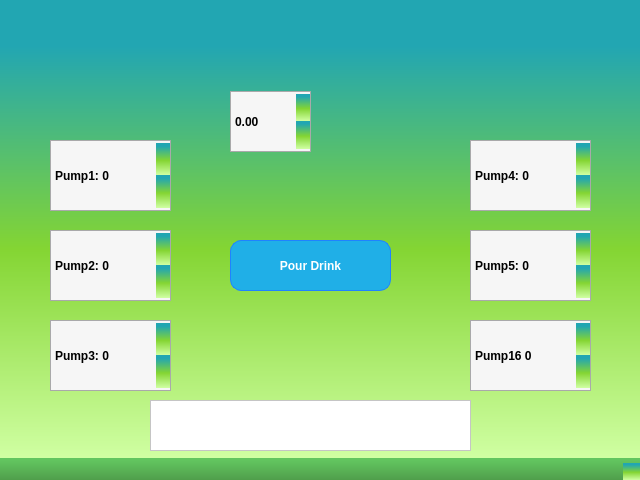
<?xml version="1.0" encoding="UTF-8"?>
<ui version="4.0">
 <class>MainWindow</class>
 <widget class="QMainWindow" name="MainWindow">
  <property name="geometry">
   <rect>
    <x>0</x>
    <y>0</y>
    <width>640</width>
    <height>480</height>
   </rect>
  </property>
  <property name="windowTitle">
   <string>MainWindow</string>
  </property>
  <property name="styleSheet">
   <string notr="true">/*Copyright (c) DevSec Studio. All rights reserved.

MIT License

Permission is hereby granted, free of charge, to any person obtaining a copy
of this software and associated documentation files (the &quot;Software&quot;), to deal
in the Software without restriction, including without limitation the rights
to use, copy, modify, merge, publish, distribute, sublicense, and/or sell
copies of the Software, and to permit persons to whom the Software is
furnished to do so, subject to the following conditions:

The above copyright notice and this permission notice shall be included in all
copies or substantial portions of the Software.

THE SOFTWARE IS PROVIDED *AS IS*, WITHOUT WARRANTY OF ANY KIND, EXPRESS OR
IMPLIED, INCLUDING BUT NOT LIMITED TO THE WARRANTIES OF MERCHANTABILITY,
FITNESS FOR A PARTICULAR PURPOSE AND NONINFRINGEMENT. IN NO EVENT SHALL THE
AUTHORS OR COPYRIGHT HOLDERS BE LIABLE FOR ANY CLAIM, DAMAGES OR OTHER
LIABILITY, WHETHER IN AN ACTION OF CONTRACT, TORT OR OTHERWISE, ARISING FROM,
OUT OF OR IN CONNECTION WITH THE SOFTWARE OR THE USE OR OTHER DEALINGS IN THE
SOFTWARE.
*/

/*-----QWidget-----*/
QWidget
{
	background-color: qlineargradient(spread:repeat, x1:1, y1:0, x2:1, y2:1, stop:0.100962 rgba(34, 166, 178, 255),stop:0.543269 rgba(132, 213, 51, 255),stop:1 rgba(208, 255, 163, 255));
	color: #ffffff;
	font-weight: bold;
	border-color: #051a39;
	selection-background-color: #3b7e48;

}


/*-----QLabel-----*/
QLabel
{
	background-color: transparent;
	color: #ffffff;

}


QLabel::disabled
{
	background-color: transparent;
	color: #656565;

}


/*-----QMenuBar-----*/
QMenuBar
{
	background-color: qlineargradient(spread:repeat, x1:1, y1:0, x2:1, y2:1, stop:0.100962 rgba(34, 166, 178, 255),stop:1 rgba(24, 123, 132, 255));
	color: #ffffff;
	border-color: #051a39;

}


QMenuBar::disabled
{
	background-color: #404040;
	color: #656565;
	border-color: #051a39;

}


QMenuBar::item
{
    background-color: transparent;

}


QMenuBar::item:selected
{
    background-color: #5ab8a0;
    border: 1px solid #41cd52;

}


QMenuBar::item:pressed
{
    background-color: #3e7f6e;
    border: 1px solid #5ab8a0;
    margin-bottom: -1px;
    padding-bottom: 1px;

}


/*-----QMenu-----*/
QMenu
{
    background-color: #1f2b2b;
    border: 1px solid;
    color: #ffffff;

}


QMenu::separator
{
    height: 1px;
    background-color: #22af00;
    color: #ffffff;
    padding-left: 4px;
    margin-left: 10px;
    margin-right: 5px;

}


QMenu::item
{
    min-width : 150px;
    padding: 3px 20px 3px 20px;

}


QMenu::item:selected
{
    background-color: #22a6b2;
    color: #ffffff;

}


QMenu::item:disabled
{
    color: #262626;

}


/*-----QToolTip-----*/
QToolTip
{
	border : 1px solid #000000;
	background-color: #26264f;
	color: #ffffff;
	border-color: #051a39;

}


/*-----QPushButton-----*/
QPushButton
{
	background-color: #20afe7;
	color: #ffffff;
	border-style: solid;
	border-width: 1px;
	border-radius: 11px;
	border-color: #2082ff;
	padding: 5px;

}


QPushButton::disabled
{
	background-color: #404040;
	color: #656565;
	border-color: #051a39;

}


QPushButton::hover
{
	background-color: #33bdff;
	color: #ffffff;
	border-style: solid;
	border-width: 1px;
	border-radius: 11px;
	border-color: #2082ff;
	padding: 5px;

}


QPushButton::pressed
{
	background-color: #2082ff;
	color: #ffffff;
	border-style: solid;
	border-width: 1px;
	border-radius: 11px;
	border-color: #2082ff;
	padding: 5px;

}


/*-----QToolButton-----*/
QToolButton
{
	background-color: #20afe7;
	color: #ffffff;
	border-style: solid;
	border-width: 1px;
	border-radius: 11px;
	border-color: #2082ff;
	padding: 5px;

}


QToolButton::disabled
{
	background-color: #404040;
	color: #656565;
	border-color: #051a39;

}


QToolButton::hover
{
	background-color: #33bdff;
	color: #ffffff;
	border-style: solid;
	border-width: 1px;
	border-radius: 11px;
	border-color: #2082ff;
	padding: 5px;

}


QToolButton::pressed
{
	background-color: #2082ff;
	color: #ffffff;
	border-style: solid;
	border-width: 1px;
	border-radius: 11px;
	border-color: #2082ff;
	padding: 5px;

}


/*-----QComboBox-----*/
QComboBox
{
    background-color: #a9a9aa;
    border: 1px solid;
    padding-left: 6px;
    color: #000;
    height: 20px;

}


QComboBox::disabled
{
	background-color: #404040;
	color: #656565;
	border-color: #051a39;

}


QComboBox:hover
{
    background-color: #f6f6f6;

}


QComboBox:on
{
    background-color: #f8f6f0;

}


QComboBox QAbstractItemView
{
    background-color: #383838;
    color: #ffffff;
    border: 1px solid black;
    selection-background-color: #488f44;
    selection-color: #ffffff;
    outline: 0;

}


QComboBox::drop-down
{
    subcontrol-origin: padding;
    subcontrol-position: top right;
    width: 15px;

}


QComboBox::down-arrow
{
	background-color: #383838;	
    image: url(://arrow-down.png) 16px 16px;
    width: 18px;
    height: 18px;
	border-left: 1px solid black;

}


/*-----QSpinBox &amp; QDoubleSpinBox &amp; QDateTimeEdit-----*/
QSpinBox, 
QDoubleSpinBox,
QDateTimeEdit
{
	background-color: #f6f6f6;
	color: #000;
	border: 1px solid #a9a9aa;
	padding : 2px;

}


QSpinBox::disabled, 
QDoubleSpinBox::disabled,
QDateTimeEdit::disabled
{
	background-color: #404040;
	color: #656565;
	border-color: #051a39;

}


QSpinBox:hover, 
QDoubleSpinBox::hover,
QDateTimeEdit::hover
{
    background-color: #a9a9aa;
    border: 1px solid #a9a9aa;
    color:  #000;
    padding: 2px

}


QSpinBox::up-button, QSpinBox::down-button,
QDoubleSpinBox::up-button, QDoubleSpinBox::down-button,
QDateTimeEdit::up-button, QDateTimeEdit::down-button
{
    background-color: qlineargradient(spread:repeat, x1:1, y1:0, x2:1, y2:1, stop:0.100962 rgba(34, 166, 178, 255),stop:0.543269 rgba(132, 213, 51, 255),stop:1 rgba(208, 255, 163, 255));

}


QSpinBox::disabled, 
QDoubleSpinBox::disabled,
QDateTimeEdit::disabled
{
	background-color: #404040;
	color: #656565;
	border-color: #051a39;

}


QSpinBox::up-button:hover, QSpinBox::down-button:hover,
QDoubleSpinBox::up-button:hover, QDoubleSpinBox::down-button:hover,
QDateTimeEdit::up-button:hover, QDateTimeEdit::down-button:hover
{
    background-color: #92dd48;
    border: 1px solid #92dd48;

}


QSpinBox::up-button:disabled, QSpinBox::down-button:disabled,
QDoubleSpinBox::up-button:disabled, QDoubleSpinBox::down-button:disabled,
QDateTimeEdit::up-button:disabled, QDateTimeEdit::down-button:disabled
{
	background-color: #404040;
	color: #656565;
	border-color: #051a39;

}


QSpinBox::up-button:pressed, QSpinBox::down-button:pressed,
QDoubleSpinBox::up-button:pressed, QDoubleSpinBox::down-button::pressed,
QDateTimeEdit::up-button:pressed, QDateTimeEdit::down-button::pressed
{
    background-color: #57a951;
    border: 1px solid #57a951;

}


QSpinBox::down-arrow,
QDoubleSpinBox::down-arrow,
QDateTimeEdit::down-arrow
{
    image: url(://arrow-down.png);
    width: 7px;

}


QSpinBox::up-arrow,
QDoubleSpinBox::up-arrow,
QDateTimeEdit::up-arrow
{
    image: url(://arrow-up.png);
    width: 7px;

}


/*-----QLineEdit-----*/
QLineEdit
{
	background-color: #f6f6f6;
	color: #000;
	border-width: 1px;
	border-radius: 0px;
	border-color: #051a39;
	padding: 2px;

}


QLineEdit::hover
{
	background-color: #a9a9aa;
	color: #000;

}


QLineEdit::disabled
{
	background-color: #404040;
	color: #656565;
	border-width: 1px;
	border-radius: 3px;
	border-color: #051a39;
	padding: 2px;

}


/*-----QTextEdit-----*/
QTextEdit
{
	background-color: #ffffff;
	color: #010201;
	border-color: #051a39;

}


QTextEdit::disabled
{
	background-color: #404040;
	color: #656565;
	border-color: #051a39;

}


/*-----QGroupBox-----*/
QGroupBox 
{
	background-color: #1f2b2b;
    border: 1px inset #000;
    margin-top: 22px;
	margin-left: 1px;

}


QGroupBox::title  
{
    background-color: #1f2b2b;
    color: #ffffff;
    subcontrol-origin: margin;
    subcontrol-position: top left;
	margin-left: 1px;
    padding: 5px;

}


QGroupBox::title::disabled
{
	background-color: #404040;
	color: #656565;

}


/*-----QCheckBox-----*/
QCheckBox
{
    background-color: transparent;

}


QCheckBox::indicator
{
    color: #b1b1b1;
    background-color: #1f2b2b;
    border: 1px solid #2aaaa8;
    width: 12px;
    height: 12px;

}


QCheckBox::indicator:checked
{
    image:url(://checkbox.png);
	background-color: #1f2b2b;
    border: 1px solid #2aaaa8;

}


QCheckBox::indicator:unchecked:hover
{
    border: 1px solid #2aaaa8;

}


QCheckBox::disabled
{
	color: #656565;

}


QCheckBox::indicator:disabled
{
	background-color: #656565;
	color: #656565;
    border: 1px solid #656565;

}


/*-----QRadioButton-----*/
QRadioButton
{
    background-color: transparent;

}


QRadioButton::indicator::unchecked
{ 
	border: 1px inset gray; 
	border-radius: 5px; 
	background-color:  #a9a9aa;
	width: 9px; 
	height: 9px; 

}


QRadioButton::indicator::unchecked:hover
{ 
	border: 1px inset #2aaaa8; 
	border-radius: 5px; 
	background-color: gray;
	width: 9px; 
	height: 9px; 

}


QRadioButton::indicator::checked
{ 
	border: 1px solid #607cff; 
	border-radius: 5px; 
	background-color: #58fa53; 
	width: 9px; 
	height: 9px; 

}


QRadioButton::disabled
{
	color: #656565;

}


QRadioButton::indicator:disabled
{
	background-color: #656565;
	color: #656565;
    border: 2px solid #656565;

}


/*-----QTableView &amp; QTableWidget-----*/
QTableView
{
    background-color: #242526;
    border: 1px solid #32414B;
    color: #F0F0F0;
    gridline-color: #353635;
    outline : 0;
}

QTableView::item:hover
{
    background-color: #24602b;
    color: #F0F0F0;
}

QTableView::item:selected
{
    background-color: #60c461;
    border: 2px solid #60c461;
    color: #F0F0F0;
}

QTableCornerButton::section
{
    background-color: #505050;
    color: white;
}

QHeaderView
{
    background-color: #505050;
    color: white;
    border-radius: 0px;
    text-align: left;

}

QHeaderView::section
{
    background-color: #505050;
    color: white;
    border-radius: 0px;
    text-align: left;
	padding: 3px;
}

QHeaderView::section:checked
{
    color: #000000;
    background-color: #60c461;
}

QHeaderView::section::vertical::first,
QHeaderView::section::vertical::only-one
{
    border-top: 1px solid #353635;
}

QHeaderView::section::vertical
{
    border-top: 1px solid #353635;
}

QHeaderView::section::horizontal::first,
QHeaderView::section::horizontal::only-one
{
    border-left: 1px solid #353635;
}

QHeaderView::section::horizontal
{
    border-left: 1px solid #353635;
}


/*-----QTabWidget-----*/
QTabBar::tab
{
	background-color: #1f2b2b;
	color: #ffffff;
	border-style: solid;
	border-width: 1px;
	border-color: #051a39;
	padding: 5px;

}


QTabBar::tab:disabled
{
	background-color: #656565;
	color: #656565;

}


QTabWidget::pane
{
	background-color: transparent;
    border: 1px solid;
    border-color: #1f2b2b;

}


QTabBar::tab:selected
{
    background-color: #1f2b2b;
	color: #ffffff;
	border-style: solid;
	border-width: 0px;
	border-color: #051a39;
	padding: 5px;

}


QTabBar::tab:selected:disabled
{
	background-color: #404040;
	color: #656565;

}


QTabBar::tab:!selected 
{
    background-color: #262626;

}


QTabBar::tab:!selected:hover 
{
    background-color: #1f2b2b;

}


QTabBar::tab:top:!selected 
{
    margin-top: 3px;

}


QTabBar::tab:bottom:!selected 
{
    margin-bottom: 3px;

}


QTabBar::tab:top, QTabBar::tab:bottom 
{
    min-width: 8ex;
    margin-right: -1px;
    padding: 5px 10px 5px 10px;

}


QTabBar::tab:top:selected 
{
    border-bottom-color: none;

}


QTabBar::tab:bottom:selected 
{
    border-top-color: none;

}


QTabBar::tab:top:last, QTabBar::tab:bottom:last,
QTabBar::tab:top:only-one, QTabBar::tab:bottom:only-one 
{
    margin-right: 0;

}


QTabBar::tab:left:!selected 
{
    margin-right: 3px;

}


QTabBar::tab:right:!selected
{
    margin-left: 3px;

}


QTabBar::tab:left, QTabBar::tab:right 
{
    min-height: 8ex;
    margin-bottom: -1px;
    padding: 10px 5px 10px 5px;

}


QTabBar::tab:left:selected 
{
    border-left-color: none;

}


QTabBar::tab:right:selected 
{
    border-right-color: none;

}


QTabBar::tab:left:last, QTabBar::tab:right:last,
QTabBar::tab:left:only-one, QTabBar::tab:right:only-one 
{
    margin-bottom: 0;

}


/*-----QSlider-----*/
QSlider 
{
	background-color: transparent;

}

QSlider::groove:horizontal 
{
	background-color: transparent;
	height: 5px;

}


QSlider::sub-page:horizontal 
{
	background-color: #41cd52;

}


QSlider::add-page:horizontal 
{
	background-color: #a9a9aa;

}


QSlider::handle:horizontal 
{
	background-color: #41cd52;
	width: 14px;
	margin-top: -6px;
	margin-bottom: -6px;
	border-radius: 3px;

}


QSlider::handle:horizontal:hover 
{
	background-color: #22af00;
	border-radius: 3px;

}


QSlider::sub-page:horizontal:disabled 
{
	background-color: #bbb;
	border-color: #999;

}


QSlider::add-page:horizontal:disabled 
{
	background-color: #eee;
	border-color: #999;

}


QSlider::handle:horizontal:disabled 
{
	background-color: #eee;
	border: 1px solid #aaa;
	border-radius: 3px;

}


QSlider::groove:vertical 
{
	background-color: transparent;
	width: 5px;

}


QSlider::sub-page:vertical 
{
	background-color: #41cd52;

}


QSlider::add-page:vertical 
{
	background-color: #a9a9aa;

}


QSlider::handle:vertical 
{
	background-color: #41cd52;
	height: 14px;
	margin-left: -6px;
	margin-right: -6px;
	border-radius: 3px;

}


QSlider::handle:vertical:hover 
{
	background-color: #22af00;
	border-radius: 3px;

}


QSlider::sub-page:vertical:disabled 
{
	background-color: #bbb;
	border-color: #999;

}


QSlider::add-page:vertical:disabled 
{
	background-color: #eee;
	border-color: #999;

}


QSlider::handle:vertical:disabled 
{
	background-color: #eee;
	border: 1px solid #aaa;
	border-radius: 3px;

}


/*-----QDial-----*/
QDial
{
	background-color: #58ae53;

}


QDial::disabled
{
	background-color: #404040;

}


/*-----QScrollBar-----*/
QScrollBar:horizontal
{
    border: 1px solid #222222;
    background-color: #3d3d3d;
    height: 15px;
    margin: 0px 16px 0 16px;

}


QScrollBar::handle:horizontal
{
    background-color: #41cd52;
    min-height: 20px;

}


QScrollBar::add-line:horizontal
{
    border: 1px solid #1b1b19;
    background-color: #41cd52;
    width: 14px;
    subcontrol-position: right;
    subcontrol-origin: margin;

}


QScrollBar::sub-line:horizontal
{
    border: 1px solid #1b1b19;
    background-color: #41cd52;
    width: 14px;
    subcontrol-position: left;
    subcontrol-origin: margin;

}


QScrollBar::right-arrow:horizontal
{
    image: url(://arrow-right.png);
    width: 6px;
    height: 6px;

}


QScrollBar::left-arrow:horizontal
{
    image: url(://arrow-left.png);
    width: 6px;
    height: 6px;

}


QScrollBar::add-page:horizontal, QScrollBar::sub-page:horizontal
{
    background: none;

}


QScrollBar:vertical
{
    background-color: #3d3d3d;
    width: 13px;
    margin: 16px 0 16px 0;
    border: 1px solid #222222;

}


QScrollBar::handle:vertical
{
    background-color: #41cd52;
    min-height: 20px;

}


QScrollBar::add-line:vertical
{
    border: 1px solid #1b1b19;
    background-color: #41cd52;
    height: 14px;
    subcontrol-position: bottom;
    subcontrol-origin: margin;

}


QScrollBar::sub-line:vertical
{
    border: 1px solid #41cd52;
    background-color: #41cd52;
    height: 14px;
    subcontrol-position: top;
    subcontrol-origin: margin;

}


QScrollBar::up-arrow:vertical
{
    image: url(://arrow-up.png);
    width: 6px;
    height: 6px;

}


QScrollBar::down-arrow:vertical
{
    image: url(://arrow-down.png);
    width: 6px;
    height: 6px;

}


QScrollBar::add-page:vertical, QScrollBar::sub-page:vertical
{
    background: none;

}


/*-----QProgressBar-----*/
QProgressBar
{
	background-color: #a9a9aa;
	color: #000;
	border: 1px solid #000;
	text-align: center;

}


QProgressBar::chunk {
	background-color: #36b9b1;
	color: #fff;

}


QProgressBar::chunk:disabled {
	background-color: #656565;
	border: 1px solid #aaa;
	color: #656565;
}


/*-----QStatusBar-----*/
QStatusBar
{
	background-color: qlineargradient(spread:repeat, x1:1, y1:0, x2:1, y2:1, stop:0.100962 rgba(98, 197, 95, 255),stop:1 rgba(80, 158, 75, 255));
	color: #ffffff;
	border-color: #051a39;

}


</string>
  </property>
  <widget class="QWidget" name="centralwidget">
   <widget class="QSpinBox" name="spinBoxPump1">
    <property name="geometry">
     <rect>
      <x>50</x>
      <y>140</y>
      <width>121</width>
      <height>71</height>
     </rect>
    </property>
    <property name="suffix">
     <string comment="cl"/>
    </property>
    <property name="prefix">
     <string>Pump1: </string>
    </property>
    <property name="maximum">
     <number>30</number>
    </property>
   </widget>
   <widget class="QSpinBox" name="spinBoxPump2">
    <property name="geometry">
     <rect>
      <x>50</x>
      <y>230</y>
      <width>121</width>
      <height>71</height>
     </rect>
    </property>
    <property name="suffix">
     <string comment="cl"/>
    </property>
    <property name="prefix">
     <string>Pump2: </string>
    </property>
    <property name="maximum">
     <number>30</number>
    </property>
   </widget>
   <widget class="QSpinBox" name="spinBoxPump3">
    <property name="geometry">
     <rect>
      <x>50</x>
      <y>320</y>
      <width>121</width>
      <height>71</height>
     </rect>
    </property>
    <property name="suffix">
     <string comment="cl"/>
    </property>
    <property name="prefix">
     <string>Pump3: </string>
    </property>
    <property name="maximum">
     <number>30</number>
    </property>
   </widget>
   <widget class="QSpinBox" name="spinBoxPump4">
    <property name="geometry">
     <rect>
      <x>470</x>
      <y>140</y>
      <width>121</width>
      <height>71</height>
     </rect>
    </property>
    <property name="suffix">
     <string comment="cl"/>
    </property>
    <property name="prefix">
     <string>Pump4: </string>
    </property>
    <property name="maximum">
     <number>30</number>
    </property>
   </widget>
   <widget class="QSpinBox" name="spinBoxPump5">
    <property name="geometry">
     <rect>
      <x>470</x>
      <y>230</y>
      <width>121</width>
      <height>71</height>
     </rect>
    </property>
    <property name="suffix">
     <string comment="cl"/>
    </property>
    <property name="prefix">
     <string>Pump5: </string>
    </property>
    <property name="maximum">
     <number>30</number>
    </property>
   </widget>
   <widget class="QSpinBox" name="spinBoxPump6">
    <property name="geometry">
     <rect>
      <x>470</x>
      <y>320</y>
      <width>121</width>
      <height>71</height>
     </rect>
    </property>
    <property name="suffix">
     <string comment="cl"/>
    </property>
    <property name="prefix">
     <string>Pump16 </string>
    </property>
    <property name="maximum">
     <number>30</number>
    </property>
   </widget>
   <widget class="QPushButton" name="pushButtonPourDrink">
    <property name="geometry">
     <rect>
      <x>230</x>
      <y>240</y>
      <width>161</width>
      <height>51</height>
     </rect>
    </property>
    <property name="text">
     <string>Pour Drink</string>
    </property>
   </widget>
   <widget class="QTextBrowser" name="textBrowser">
    <property name="geometry">
     <rect>
      <x>150</x>
      <y>400</y>
      <width>321</width>
      <height>51</height>
     </rect>
    </property>
   </widget>
   <widget class="QDoubleSpinBox" name="doubleSpinBox">
    <property name="geometry">
     <rect>
      <x>230</x>
      <y>91</y>
      <width>81</width>
      <height>61</height>
     </rect>
    </property>
   </widget>
  </widget>
  <widget class="QStatusBar" name="statusbar"/>
 </widget>
 <resources/>
 <connections/>
</ui>
